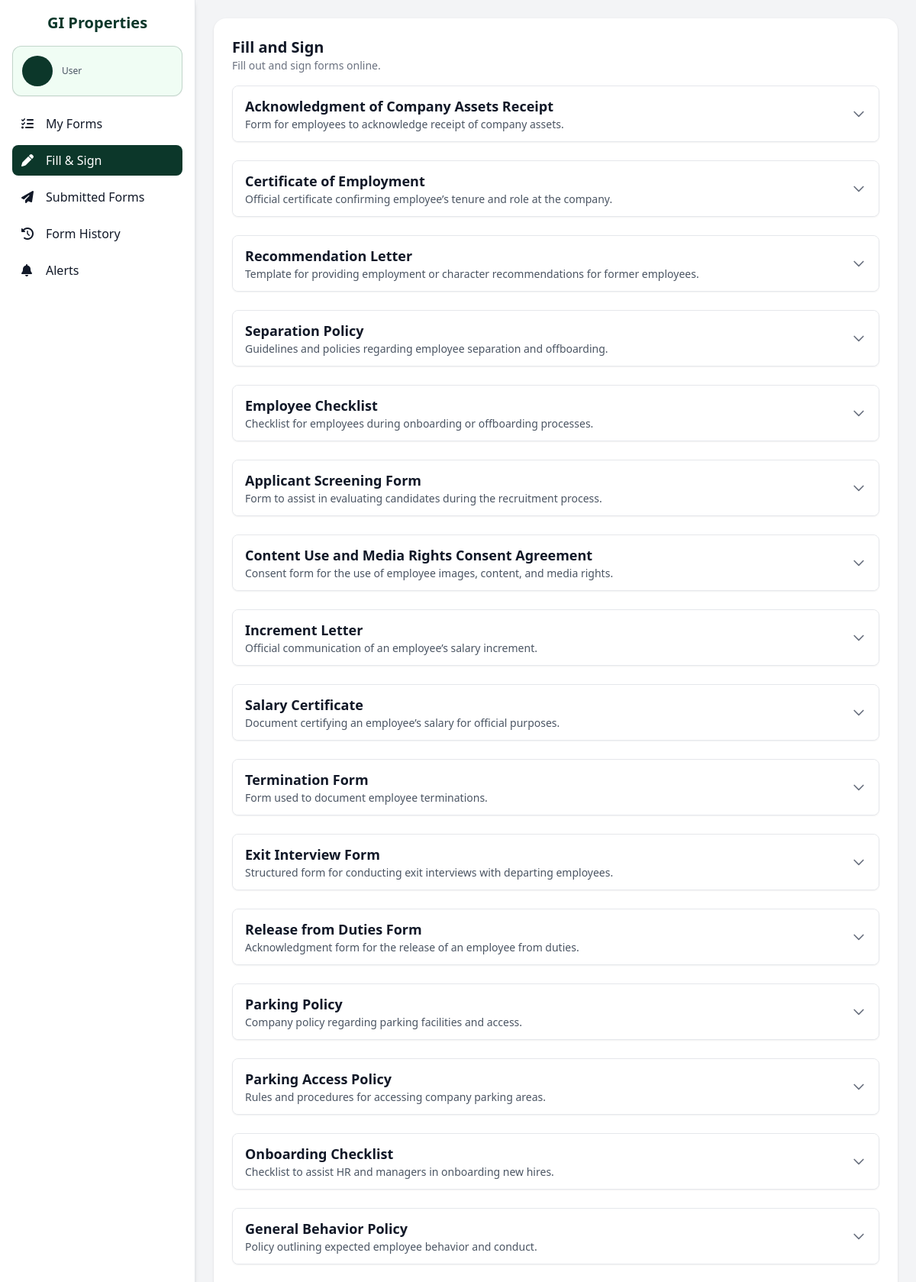
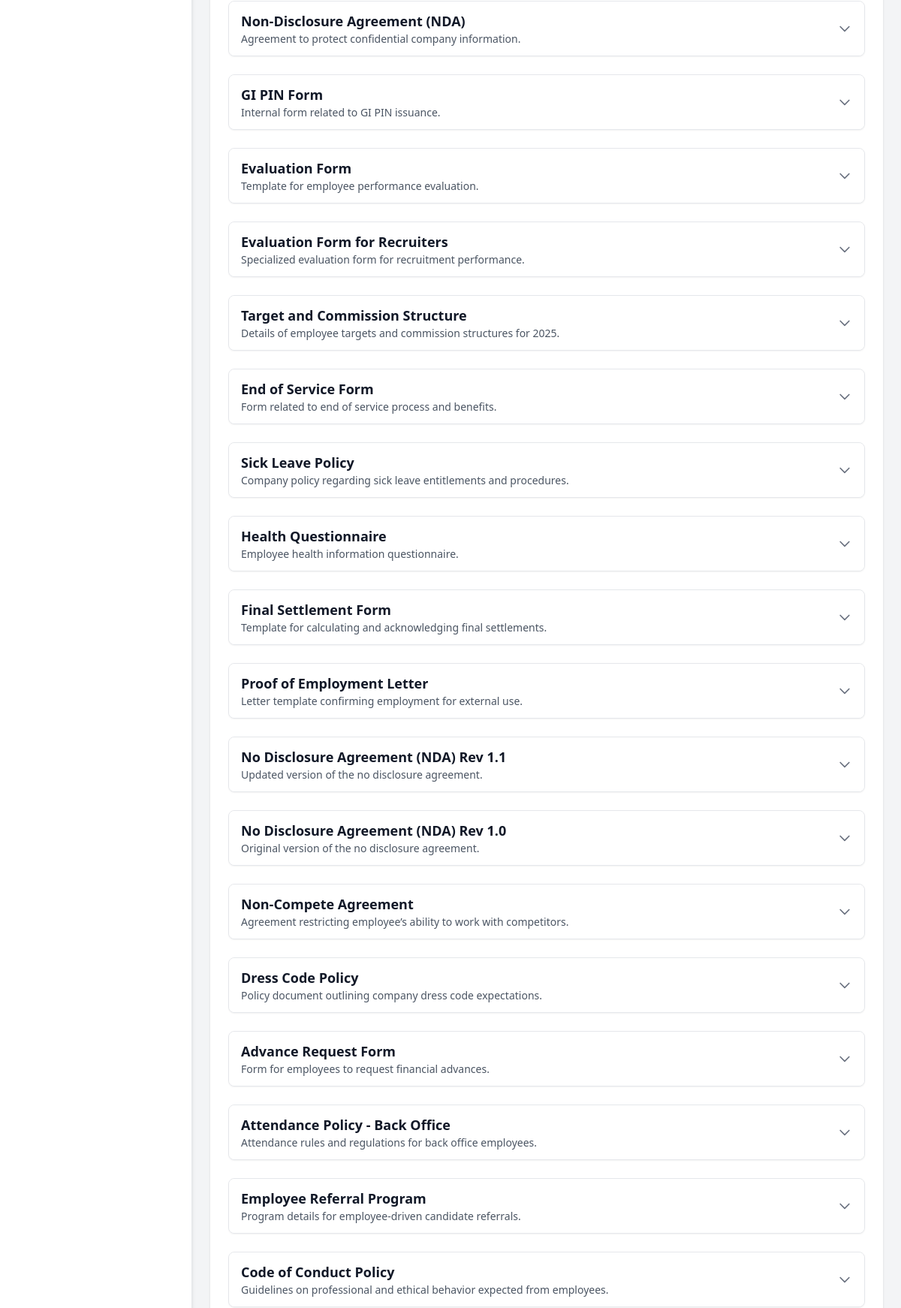
Page /?page=fill (upper part) on the committed database (2 pictures, top to bottom).
### tables this page shows
CREATE TABLE `form_templates` (
  `id` int(11) NOT NULL,
  `title` varchar(255) DEFAULT NULL,
  `description` text DEFAULT NULL,
  `type` enum('onboarding','offboarding','operation','policy','legal') DEFAULT NULL,
  `file_path` varchar(255) DEFAULT NULL,
  `created_by` int(11) DEFAULT NULL,
  `created_at` datetime DEFAULT NULL,
  `updated_at` datetime DEFAULT NULL,
  `is_active` tinyint(1) DEFAULT NULL
);

### index.php (called while the page is built, shortened)
<?php
require_once __DIR__ . '/controllers/PageController.php';
$result = CRestCurrent::call('user.current');
$user = $result['result'];
$controller = new PageController($user, require_once __DIR__ . ('/data/userMapping.php'));
$controller->render($page);

### controllers/FillController.php (called while the page is built, shortened)
<?php
require_once __DIR__ . '/../models/FormTemplate.php';
class FillController
{
    public function index(): array
    {
        $database = new Database();
        $db = $database->getConnection();
        $FormTemplateModel = new FormTemplate($db);
        $originalData = $FormTemplateModel->getAllWithFields();
        $templates = [];
        foreach ($originalData as $record) {
            $templateId = $record['id'];
            if (!isset($templates[$templateId])) {
                $templates[$templateId] = [
                    'id' => $templateId,
                    'title' => $record['title'],
                    'description' => $record['description'],
                    'file_path' => $record['file_path'],
                    'created_by' => $record['created_by'],
                    'created_at' => $record['created_at'],
                    'updated_at' => $record['updated_at'],
                    'is_active' => $record['is_active'],
                    'fields' => []
                ];
            }
            $templates[$templateId]['fields'][] = [
                'label' => $record['label'],
                'type' => $record['type'],
                'is_required' => $record['is_required'],
                'field_order' => $record['field_order'],
                'placeholder' => $record['placeholder'],
            ];
        }
        return [
            'title' => 'Fill and Sign',
            'description' => 'Fill out and sign forms online.',
            'templates' => $templates,
        ];
    }
}

### models/FormTemplate.php (called while the page is built, shortened)
<?php
class FormTemplate
{
    private $conn;
    public function __construct($db)
    {
        $this->conn = $db;
    }
    public function getAllWithFields()
    {
        $query = "SELECT ft.*, f.label, f.type, f.is_required, f.field_order, f.placeholder FROM form_templates ft
                  LEFT JOIN form_fields f ON ft.id = f.template_id";
        $stmt = $this->conn->prepare($query);
        $stmt->execute();
        return $stmt->fetchAll(PDO::FETCH_ASSOC);
    }
}

### views/fill.php (the view, shortened to what this page needs)
<section id="fill" class="mb-10">
    <div class="bg-white p-6 rounded-2xl shadow">
        <div class="flex items-center justify-between mb-4">
            <div>
                <h2 class="text-xl font-semibold"><?= htmlspecialchars($title ?? 'Fill and Sign') ?></h2>
                <p class="text-sm text-gray-500"><?= htmlspecialchars($description ?? 'Complete the required fields and apply your digital signature for pending forms.') ?></p>
            </div>
        </div>
        <div class="space-y-6">
            <?php
            if (empty($templates)) {
                echo '<p class="text-gray-500 text-center py-4">No pending forms available.</p>';
            } else {
                foreach ($templates as $form):
            ?>
                    <div class="bg-gray-50 rounded-lg shadow-sm overflow-hidden border">
                        <button type="button"
                            class="w-full flex justify-between items-center px-4 py-3 text-left bg-white hover:bg-gray-100 transition"
                            onclick="toggleAccordion(this)">
                            <div>
                                <h3 class="text-lg font-semibold"><?= htmlspecialchars($form['title']) ?></h3>
                                <p class="text-sm text-gray-600"><?= htmlspecialchars($form['description']) ?></p>
                            </div>
                            <svg class="w-5 h-5 text-gray-500 transition-transform transform" fill="none" stroke="currentColor" viewBox="0 0 24 24">
                                <path stroke-linecap="round" stroke-linejoin="round" stroke-width="2" d="M19 9l-7 7-7-7" />
                            </svg>
                        </button>
                    </div>
            <?php
                endforeach;
            }
            ?>
        </div>
    </div>
</section>

### views/layout/head.php (shortened to what this page needs)
<!DOCTYPE html>
<html lang="en" class="h-full">
<head>
    <link href="https://cdnjs.cloudflare.com/ajax/libs/font-awesome/6.5.0/css/all.min.css" rel="stylesheet" />
    <script src="https://cdn.tailwindcss.com"></script>
</head>
<body class="h-full bg-gray-100 text-gray-900">

### controllers/PageController.php (shortened to what this page needs)
<?php
class PageController
{
    private $user;
    private $userMapping;
    private $hrDepartmentId = 64;
    public function __construct($user, $userMapping)
    {
        $this->user = $user;
        $this->userMapping = $userMapping;
    }
    public function render($page)
    {
        $userId = $this->user['ID'];
        $isHR = in_array($this->hrDepartmentId, (array) $this->user['UF_DEPARTMENT']);
        $controllerFile = __DIR__ . '/' . ucfirst($page) . 'Controller.php';
        $controllerClass = ucfirst($page) . 'Controller';
        $data = [];
        if (file_exists($controllerFile)) {
            if (class_exists($controllerClass)) {
                $controller = new $controllerClass($this->user, $this->userMapping);
                if (method_exists($controller, 'index')) {
                    $data = $controller->index();
                }
            }
        }
        $data['isHR'] = $isHR;
        $data['userId'] = $userId;
        $data['user'] = $this->user;
        extract($data);
        include __DIR__ . '/../views/layout/head.php';
        echo '<div class="flex h-screen">';
        include __DIR__ . '/../views/layout/sidebar.php';
        echo '<main class="flex-1 overflow-y-auto p-6">';
        include __DIR__ . '/../views/' . $page . '.php';
        echo '</main></div>';
        include __DIR__ . '/../views/layout/footer.php';
    }
}

### views/layout/sidebar.php (shortened to what this page needs)
<?php
function active($name)
{
    global $page;
    return $page === $name ? 'bg-[#0c372a] text-white' : '';
}
?>
<aside class="w-64 bg-white shadow-md border-r p-4 flex flex-col">
    <div class="text-xl font-bold text-[#0c372a] mb-4 text-center">GI Properties</div>
    <?php
    $role = $isHR ? 'HR/Admin' : 'User';
    ?>
    <div class="bg-[#f0fdf4] text-[#0c372a] border border-[#0c372a]/20 rounded-xl p-3 mb-4 text-sm flex items-center gap-3 shadow-sm">
        <div class="w-10 h-10 rounded-full bg-[#0c372a] text-white flex items-center justify-center text-sm font-semibold">
        </div>
        <div>
            <div class="text-xs text-gray-600"><?= $role ?></div>
        </div>
    </div>
    <nav class="flex-1 space-y-2">
        <?php if ($isHR): ?>
            <a href="?page=dashboard" class="flex items-center px-3 py-2 rounded-lg hover:bg-[#0c372a]/10 transition <?= active('dashboard') ?>">
                <i class="fas fa-chart-line w-5 mr-3"></i>Dashboard
            </a>
            <a href="?page=inbox" class="flex items-center px-3 py-2 rounded-lg hover:bg-[#0c372a]/10 transition <?= active('inbox') ?>">
                <i class="fas fa-inbox w-5 mr-3"></i>Approval Inbox
            </a>
            <a href="?page=send" class="flex items-center px-3 py-2 rounded-lg hover:bg-[#0c372a]/10 transition <?= active('send') ?>">
                <i class="fas fa-paper-plane w-5 mr-3"></i>Send Forms
            </a>
            <a href="?page=track" class="flex items-center px-3 py-2 rounded-lg hover:bg-[#0c372a]/10 transition <?= active('track') ?>">
                <i class="fas fa-signature w-5 mr-3"></i>Track Signatures
            </a>
            <a href="?page=archive" class="flex items-center px-3 py-2 rounded-lg hover:bg-[#0c372a]/10 transition <?= active('archive') ?>">
                <i class="fas fa-archive w-5 mr-3"></i>Form Archive
            </a>
            <a href="?page=templates" class="flex items-center px-3 py-2 rounded-lg hover:bg-[#0c372a]/10 transition <?= active('templates') ?>">
                <i class="fas fa-layer-group w-5 mr-3"></i>Templates
            </a>
            <a href="?page=notifications" class="flex items-center px-3 py-2 rounded-lg hover:bg-[#0c372a]/10 transition <?= active('notifications') ?>">
                <i class="fas fa-bell w-5 mr-3"></i>Notifications
            </a>
            <a href="?page=config" class="flex items-center px-3 py-2 rounded-lg hover:bg-[#0c372a]/10 transition <?= active('config') ?>">
                <i class="fas fa-cogs w-5 mr-3"></i>Config
            </a>
            <a href="?page=log" class="flex items-center px-3 py-2 rounded-lg hover:bg-[#0c372a]/10 transition <?= active('log') ?>">
                <i class="fas fa-clipboard-list w-5 mr-3"></i>Audit Log
            </a>
        <?php else: ?>
            <a href="?page=myforms" class="flex items-center px-3 py-2 rounded-lg hover:bg-[#0c372a]/10 transition <?= active('myforms') ?>">
                <i class="fas fa-tasks w-5 mr-3"></i>My Forms
            </a>
            <a href="?page=fill" class="flex items-center px-3 py-2 rounded-lg hover:bg-[#0c372a]/10 transition <?= active('fill') ?>">
                <i class="fas fa-pen w-5 mr-3"></i>Fill & Sign
            </a>
            <a href="?page=submitted" class="flex items-center px-3 py-2 rounded-lg hover:bg-[#0c372a]/10 transition <?= active('submitted') ?>">
                <i class="fas fa-paper-plane w-5 mr-3"></i>Submitted Forms
            </a>
            <a href="?page=history" class="flex items-center px-3 py-2 rounded-lg hover:bg-[#0c372a]/10 transition <?= active('history') ?>">
                <i class="fas fa-history w-5 mr-3"></i>Form History
            </a>
            <a href="?page=alerts" class="flex items-center px-3 py-2 rounded-lg hover:bg-[#0c372a]/10 transition <?= active('alerts') ?>">
                <i class="fas fa-bell w-5 mr-3"></i>Alerts
            </a>
        <?php endif; ?>
    </nav>
</aside>

### views/layout/footer.php
</body>
</html>

### views/layout/head.php (style rules this page uses)
html { scroll-behavior: smooth; }

### rows in the picture
form_templates: title "Certificate of Employment", description "Official certificate confirming employee’s tenure and role at the company."
form_templates: title "Recommendation Letter", description "Template for providing employment or character recommendations for former employees."
form_templates: title "Separation Policy", description "Guidelines and policies regarding employee separation and offboarding."
form_templates: title "Employee Checklist", description "Checklist for employees during onboarding or offboarding processes."
form_templates: title "Applicant Screening Form", description "Form to assist in evaluating candidates during the recruitment process."
form_templates: title "Content Use and Media Rights Consent Agreement", description "Consent form for the use of employee images, content, and media rights."
form_templates: title "Increment Letter", description "Official communication of an employee’s salary increment."
form_templates: title "Salary Certificate", description "Document certifying an employee’s salary for official purposes."
form_templates: title "Termination Form", description "Form used to document employee terminations."
form_templates: title "Exit Interview Form", description "Structured form for conducting exit interviews with departing employees."
form_templates: title "Release from Duties Form", description "Acknowledgment form for the release of an employee from duties."
form_templates: title "Parking Policy", description "Company policy regarding parking facilities and access."
form_templates: title "Parking Access Policy", description "Rules and procedures for accessing company parking areas."
form_templates: title "Onboarding Checklist", description "Checklist to assist HR and managers in onboarding new hires."
form_templates: title "General Behavior Policy", description "Policy outlining expected employee behavior and conduct."
form_templates: title "Non-Disclosure Agreement (NDA)", description "Agreement to protect confidential company information."
form_templates: title "GI PIN Form", description "Internal form related to GI PIN issuance."
form_templates: title "Evaluation Form", description "Template for employee performance evaluation."
form_templates: title "Evaluation Form for Recruiters", description "Specialized evaluation form for recruitment performance."
form_templates: title "Target and Commission Structure", description "Details of employee targets and commission structures for 2025."
form_templates: title "End of Service Form", description "Form related to end of service process and benefits."
form_templates: title "Sick Leave Policy", description "Company policy regarding sick leave entitlements and procedures."
form_templates: title "Health Questionnaire", description "Employee health information questionnaire."
form_templates: title "Final Settlement Form", description "Template for calculating and acknowledging final settlements."
form_templates: title "Proof of Employment Letter", description "Letter template confirming employment for external use."
form_templates: title "No Disclosure Agreement (NDA) Rev 1.1", description "Updated version of the no disclosure agreement."
form_templates: title "No Disclosure Agreement (NDA) Rev 1.0", description "Original version of the no disclosure agreement."
form_templates: title "Non-Compete Agreement", description "Agreement restricting employee’s ability to work with competitors."
form_templates: title "Dress Code Policy", description "Policy document outlining company dress code expectations."
form_templates: title "Advance Request Form", description "Form for employees to request financial advances."
form_templates: title "Attendance Policy - Back Office", description "Attendance rules and regulations for back office employees."
form_templates: title "Employee Referral Program", description "Program details for employee-driven candidate referrals."
form_templates: title "Code of Conduct Policy", description "Guidelines on professional and ethical behavior expected from employees."

### other values in the picture
$role "User"
$title "Fill and Sign"
$description "Fill out and sign forms online."
$form['title'] "Acknowledgment of Company Assets Receipt"
$form['description'] "Form for employees to acknowledge receipt of company assets."
